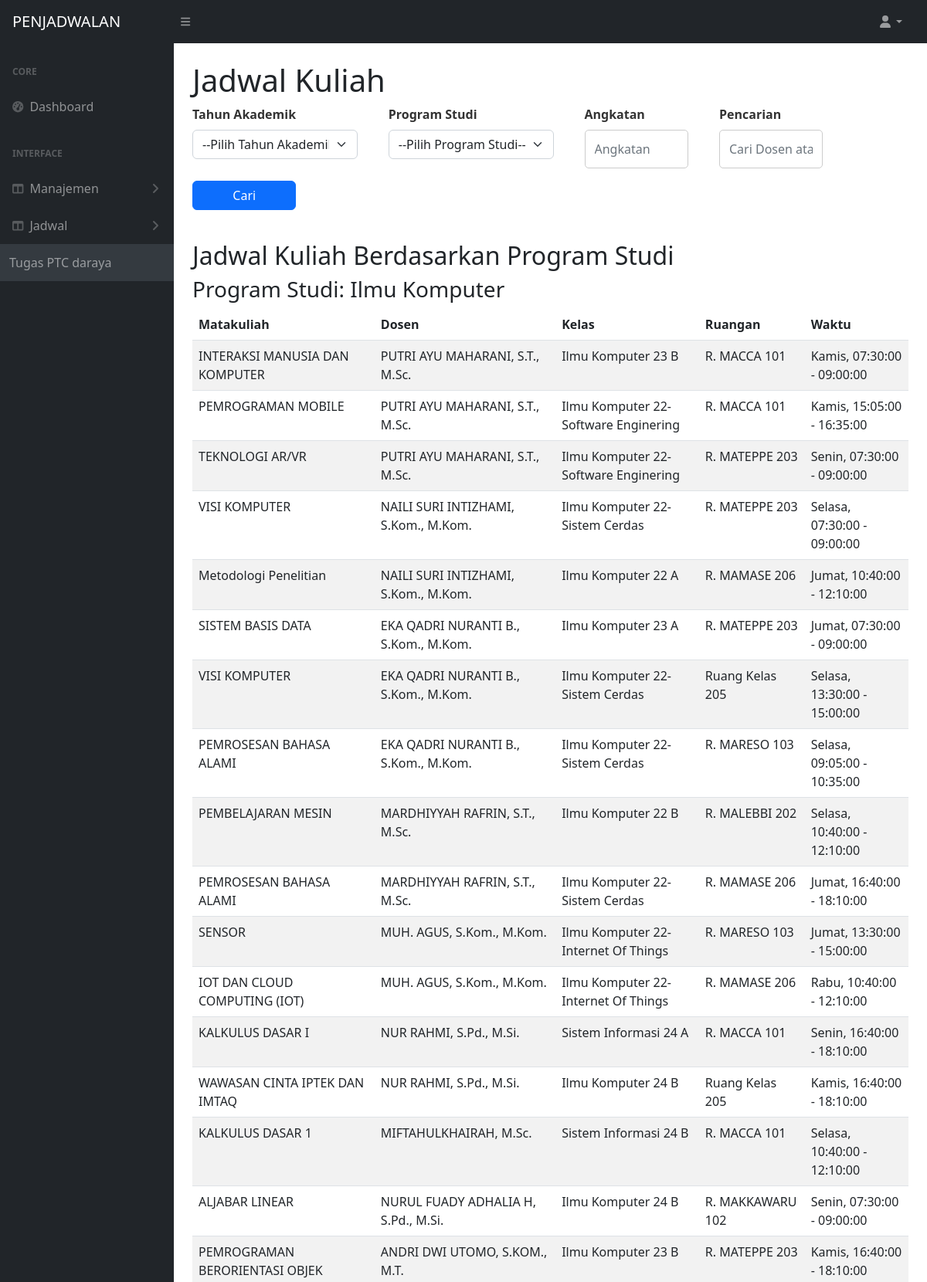
/lihat_jadwal_lama.php (upper part), run on the app's committed database.
### tables this page shows
CREATE TABLE `jadwal2` (
  `jadwal_id` int(11) NOT NULL,
  `dosen_id` int(11) NOT NULL,
  `kelas_id` int(11) NOT NULL,
  `ruangan_id` int(11) NOT NULL,
  `matkul_id` int(11) NOT NULL,
  `waktu_id` int(11) NOT NULL,
  `tahun_akademik_id` int(11) NOT NULL,
  `prodi_id` int(11) NOT NULL
);

CREATE TABLE `prodi` (
  `prodi_id` int(11) NOT NULL,
  `kode_prodi` varchar(20) NOT NULL,
  `nama_prodi` varchar(100) NOT NULL,
  `jurusan` varchar(100) NOT NULL
);

CREATE TABLE `matakuliah` (
  `matkul_id` int(11) NOT NULL,
  `nama_matkul` varchar(100) NOT NULL,
  `kode_matkul` varchar(20) NOT NULL,
  `sks` int(11) NOT NULL,
  `semester` int(11) NOT NULL,
  `prodi_id` int(11) NOT NULL
);

CREATE TABLE `dosen` (
  `dosen_id` int(11) NOT NULL,
  `nama_dosen` varchar(255) NOT NULL,
  `nip` varchar(20) NOT NULL
);

CREATE TABLE `kelas` (
  `kelas_id` int(11) NOT NULL,
  `kode_kelas` varchar(20) NOT NULL,
  `nama_kelas` varchar(100) NOT NULL,
  `prodi_id` int(11) NOT NULL,
  `jumlah_mhs` int(11) DEFAULT NULL
);

CREATE TABLE `ruangan` (
  `ruangan_id` int(11) NOT NULL,
  `kode_ruangan` varchar(20) NOT NULL,
  `nama_ruangan` varchar(100) NOT NULL,
  `kapasitas` int(11) NOT NULL,
  `lokasi` varchar(100) NOT NULL
);

CREATE TABLE `waktu` (
  `waktu_id` int(11) NOT NULL,
  `hari` varchar(20) NOT NULL,
  `jam_mulai` time NOT NULL,
  `jam_selesai` time NOT NULL
);

### lihat_jadwal_lama.php (the view, shortened to what this page needs)
<?php
$host = "localhost";
$user = "root";
$pass = "";
$db = "penjadwalan2";
$conn = new mysqli($host, $user, $pass, $db);
$search = isset($_GET['search']) ? $conn->real_escape_string($_GET['search']) : '';
$angkatan = isset($_GET['angkatan']) ? $conn->real_escape_string($_GET['angkatan']) : '';
$sql = "SELECT j.*, d.nama_dosen, m.nama_matkul, k.nama_kelas, r.nama_ruangan, ta.tahun_akademik_nama, w.hari, w.jam_mulai, w.jam_selesai, p.nama_prodi
        FROM jadwal2 j
        LEFT JOIN dosen d ON j.dosen_id = d.dosen_id
        LEFT JOIN matakuliah m ON j.matkul_id = m.matkul_id
        LEFT JOIN kelas k ON j.kelas_id = k.kelas_id
        LEFT JOIN ruangan r ON j.ruangan_id = r.ruangan_id
        LEFT JOIN tahun_akademik ta ON j.tahun_akademik_id = ta.tahun_akademik_id
        LEFT JOIN waktu w ON j.waktu_id = w.waktu_id
        LEFT JOIN prodi p ON j.prodi_id = p.prodi_id";
$result = $conn->query($sql);
$jadwal_by_prodi = [];
while ($row = $result->fetch_assoc()) {
    $jadwal_by_prodi[$row['prodi_id']][] = $row;
}
?>
<!DOCTYPE html>
<html lang="en">
<head>
    <link href="https://cdn.jsdelivr.net/npm/simple-datatables@7.1.2/dist/style.min.css" rel="stylesheet" />
    <link href="css/styles.css" rel="stylesheet" />
    <link href="css/dosen.css" rel="stylesheet" />
</head>
<body>
<nav class="sb-topnav navbar navbar-expand navbar-dark bg-dark">
            <a class="navbar-brand ps-3" href="index.html">PENJADWALAN</a>
            <button class="btn btn-link btn-sm order-1 order-lg-0 me-4 me-lg-0" id="sidebarToggle" href="#!"><i class="fas fa-bars"></i></button>
            <ul class="navbar-nav ms-auto ms-md-0 me-3 me-lg-4">
                <li class="nav-item dropdown">
                    <a class="nav-link dropdown-toggle" id="navbarDropdown" href="#" role="button" data-bs-toggle="dropdown" aria-expanded="false"><i class="fas fa-user fa-fw"></i></a>
                </li>
            </ul>
        </nav>
        <div id="layoutSidenav">
            <div id="layoutSidenav_nav">
                <nav class="sb-sidenav accordion sb-sidenav-dark" id="sidenavAccordion">
                    <div class="sb-sidenav-menu">
                        <div class="nav">
                            <div class="sb-sidenav-menu-heading">Core</div>
                            <a class="nav-link" href="index.html">
                                <div class="sb-nav-link-icon"><i class="fas fa-tachometer-alt"></i></div>
                                Dashboard
                            </a>
                            <div class="sb-sidenav-menu-heading">Interface</div>
                            <a class="nav-link collapsed" href="#" data-bs-toggle="collapse" data-bs-target="#collapseLayouts" aria-expanded="false" aria-controls="collapseLayouts">
                                <div class="sb-nav-link-icon"><i class="fas fa-columns"></i></div>
                                Manajemen
                                <div class="sb-sidenav-collapse-arrow"><i class="fas fa-angle-down"></i></div>
                            </a>
                            <a class="nav-link collapsed" href="#" data-bs-toggle="collapse" data-bs-target="#collapseJadwal" aria-expanded="false" aria-controls="collapseJadwal">
                                <div class="sb-nav-link-icon"><i class="fas fa-columns"></i></div>
                                Jadwal
                                <div class="sb-sidenav-collapse-arrow"><i class="fas fa-angle-down"></i></div>
                            </a>
                    <div class="sb-sidenav-footer">
                        Tugas PTC daraya
                    </div>
                </nav>
        </div>
        <div id="layoutSidenav_content">
            <main>
                <div class="container-fluid px-4">
                <h1 class="mt-4">Jadwal Kuliah</h1>
                    <div class="row">
                        <div class="col-md-12">
                            <form method="GET" class="form">
                                <div class="row">
                                    <div class="col-md-3 mb-3">
                                        <label for="tahun_akademik" class="form-label">Tahun Akademik</label>
                                        <select name="tahun_akademik" id="tahun_akademik" class="form-select" onchange="filterProdi()">
                                            <option value="">--Pilih Tahun Akademik--</option>
                                        </select>
                                    </div>
                                    <div class="col-md-3 mb-3">
                                        <label for="prodi_id" class="form-label">Program Studi</label>
                                        <select name="prodi_id" id="prodi_id" class="form-select">
                                            <option value="">--Pilih Program Studi--</option>
                                        </select>
                                    </div>
                                    <div class="col-md-2 mb-3">
                                        <label for="angkatan" class="form-label">Angkatan</label>
                                        <input type="text" class="form-control" id="angkatan" name="angkatan" value="<?= $angkatan ?>" placeholder="Angkatan" />
                                    </div>
                                    <div class="col-md-2 mb-3">
                                        <label for="search" class="form-label">Pencarian</label>
                                        <input type="text" class="form-control" id="search" name="search" value="<?= $search ?>" placeholder="Cari Dosen atau Matakuliah" />
                                    </div>
                                </div>
                                <div class="row">
                                    <div class="col-md-2 mb-3 d-flex align-items-end justify-content-center">
                                        <button type="submit" class="btn btn-primary w-100">Cari</button>
                                    </div>
                                </div>
                            </form>
                        </div>
                    </div>
                    <h2 class="mt-4">Jadwal Kuliah Berdasarkan Program Studi</h2>
                    <div class="row">
                        <?php foreach ($jadwal_by_prodi as $prodi_id => $jadwal_list) : ?>
                            <div class="col-md-12 mb-4">
                                <h3>Program Studi: <?= $jadwal_list[0]['nama_prodi'] ?></h3>
                                <table class="table table-striped table-hover">
                                    <thead>
                                        <tr>
                                            <th>Matakuliah</th>
                                            <th>Dosen</th>
                                            <th>Kelas</th>
                                            <th>Ruangan</th>
                                            <th>Waktu</th>
                                        </tr>
                                    </thead>
                                    <tbody>
                                        <?php foreach ($jadwal_list as $jadwal) : ?>
                                            <tr>
                                                <td><?= $jadwal['nama_matkul'] ?></td>
                                                <td><?= $jadwal['nama_dosen'] ?></td>
                                                <td><?= $jadwal['nama_kelas'] ?></td>
                                                <td><?= $jadwal['nama_ruangan'] ?></td>
                                                <td><?= $jadwal['hari'] ?>, <?= $jadwal['jam_mulai'] ?> - <?= $jadwal['jam_selesai'] ?></td>
                                            </tr>
                                        <?php endforeach; ?>
                                    </tbody>
                                </table>
                            </div>
                        <?php endforeach; ?>
                    </div>
                </div>
            </main>
        </div>
    </div>
</body>
</html>

### css/dosen.css (style rules this page uses)
.mb-3 { margin-bottom: 1rem; }
.form-label { font-weight: bold; color: #333; }
.form-control { border-radius: 5px; border: 1px solid #ccc; padding: 0.75rem; font-size: 1rem; width: 100%; box-sizing: border-box; }
.row { display: flex; flex-wrap: wrap; gap: 1rem; }

### data on the page
jadwal2: prodi.nama_prodi "Ilmu Komputer", matkul.nama_matkul "INTERAKSI MANUSIA DAN KOMPUTER", dosen.nama_dosen "PUTRI AYU MAHARANI, S.T., M.Sc.", kelas.nama_kelas "Ilmu Komputer 23 B", ruangan.nama_ruangan "R. MACCA 101", waktu.hari "Kamis", waktu.jam_mulai "07:30:00", waktu.jam_selesai "09:00:00"
jadwal2: matkul.nama_matkul "PEMROGRAMAN MOBILE", dosen.nama_dosen "PUTRI AYU MAHARANI, S.T., M.Sc.", kelas.nama_kelas "Ilmu Komputer 22-Software Enginering", ruangan.nama_ruangan "R. MACCA 101", waktu.hari "Kamis", waktu.jam_mulai "15:05:00", waktu.jam_selesai "16:35:00"
jadwal2: matkul.nama_matkul "TEKNOLOGI AR/VR", dosen.nama_dosen "PUTRI AYU MAHARANI, S.T., M.Sc.", kelas.nama_kelas "Ilmu Komputer 22-Software Enginering", ruangan.nama_ruangan "R. MATEPPE 203", waktu.hari "Senin", waktu.jam_mulai "07:30:00", waktu.jam_selesai "09:00:00"
jadwal2: matkul.nama_matkul "VISI KOMPUTER", dosen.nama_dosen "NAILI SURI INTIZHAMI, S.Kom., M.Kom.", kelas.nama_kelas "Ilmu Komputer 22-Sistem Cerdas", ruangan.nama_ruangan "R. MATEPPE 203", waktu.hari "Selasa", waktu.jam_mulai "07:30:00", waktu.jam_selesai "09:00:00"
jadwal2: matkul.nama_matkul "Metodologi Penelitian", dosen.nama_dosen "NAILI SURI INTIZHAMI, S.Kom., M.Kom.", kelas.nama_kelas "Ilmu Komputer 22 A", ruangan.nama_ruangan "R. MAMASE 206", waktu.hari "Jumat", waktu.jam_mulai "10:40:00", waktu.jam_selesai "12:10:00"
jadwal2: matkul.nama_matkul "SISTEM BASIS DATA", dosen.nama_dosen "EKA QADRI NURANTI B., S.Kom., M.Kom.", kelas.nama_kelas "Ilmu Komputer 23 A", ruangan.nama_ruangan "R. MATEPPE 203", waktu.hari "Jumat", waktu.jam_mulai "07:30:00", waktu.jam_selesai "09:00:00"
jadwal2: matkul.nama_matkul "VISI KOMPUTER", dosen.nama_dosen "EKA QADRI NURANTI B., S.Kom., M.Kom.", kelas.nama_kelas "Ilmu Komputer 22-Sistem Cerdas", ruangan.nama_ruangan "Ruang Kelas 205", waktu.hari "Selasa", waktu.jam_mulai "13:30:00", waktu.jam_selesai "15:00:00"
jadwal2: matkul.nama_matkul "PEMROSESAN BAHASA ALAMI", dosen.nama_dosen "EKA QADRI NURANTI B., S.Kom., M.Kom.", kelas.nama_kelas "Ilmu Komputer 22-Sistem Cerdas", ruangan.nama_ruangan "R. MARESO 103", waktu.hari "Selasa", waktu.jam_mulai "09:05:00", waktu.jam_selesai "10:35:00"
jadwal2: matkul.nama_matkul "PEMBELAJARAN MESIN", dosen.nama_dosen "MARDHIYYAH RAFRIN, S.T., M.Sc.", kelas.nama_kelas "Ilmu Komputer 22 B", ruangan.nama_ruangan "R. MALEBBI 202", waktu.hari "Selasa", waktu.jam_mulai "10:40:00", waktu.jam_selesai "12:10:00"
jadwal2: matkul.nama_matkul "PEMROSESAN BAHASA ALAMI", dosen.nama_dosen "MARDHIYYAH RAFRIN, S.T., M.Sc.", kelas.nama_kelas "Ilmu Komputer 22-Sistem Cerdas", ruangan.nama_ruangan "R. MAMASE 206", waktu.hari "Jumat", waktu.jam_mulai "16:40:00", waktu.jam_selesai "18:10:00"
jadwal2: matkul.nama_matkul "SENSOR", dosen.nama_dosen "MUH. AGUS, S.Kom., M.Kom.", kelas.nama_kelas "Ilmu Komputer 22-Internet Of Things", ruangan.nama_ruangan "R. MARESO 103", waktu.hari "Jumat", waktu.jam_mulai "13:30:00", waktu.jam_selesai "15:00:00"
jadwal2: matkul.nama_matkul "IOT DAN CLOUD COMPUTING (IOT)", dosen.nama_dosen "MUH. AGUS, S.Kom., M.Kom.", kelas.nama_kelas "Ilmu Komputer 22-Internet Of Things", ruangan.nama_ruangan "R. MAMASE 206", waktu.hari "Rabu", waktu.jam_mulai "10:40:00", waktu.jam_selesai "12:10:00"
jadwal2: matkul.nama_matkul "KALKULUS DASAR I", dosen.nama_dosen "NUR RAHMI, S.Pd., M.Si.", kelas.nama_kelas "Sistem Informasi 24 A", ruangan.nama_ruangan "R. MACCA 101", waktu.hari "Senin", waktu.jam_mulai "16:40:00", waktu.jam_selesai "18:10:00"
jadwal2: matkul.nama_matkul "WAWASAN CINTA IPTEK DAN IMTAQ", dosen.nama_dosen "NUR RAHMI, S.Pd., M.Si.", kelas.nama_kelas "Ilmu Komputer 24 B", ruangan.nama_ruangan "Ruang Kelas 205", waktu.hari "Kamis", waktu.jam_mulai "16:40:00", waktu.jam_selesai "18:10:00"
jadwal2: matkul.nama_matkul "KALKULUS DASAR 1", dosen.nama_dosen "MIFTAHULKHAIRAH, M.Sc.", kelas.nama_kelas "Sistem Informasi 24 B", ruangan.nama_ruangan "R. MACCA 101", waktu.hari "Selasa", waktu.jam_mulai "10:40:00", waktu.jam_selesai "12:10:00"
jadwal2: matkul.nama_matkul "ALJABAR LINEAR", dosen.nama_dosen "NURUL FUADY ADHALIA H, S.Pd., M.Si.", kelas.nama_kelas "Ilmu Komputer 24 B", ruangan.nama_ruangan "R. MAKKAWARU 102", waktu.hari "Senin", waktu.jam_mulai "07:30:00", waktu.jam_selesai "09:00:00"
jadwal2: matkul.nama_matkul "PEMROGRAMAN BERORIENTASI OBJEK", dosen.nama_dosen "ANDRI DWI UTOMO, S.KOM., M.T.", kelas.nama_kelas "Ilmu Komputer 23 B", ruangan.nama_ruangan "R. MATEPPE 203", waktu.hari "Kamis", waktu.jam_mulai "16:40:00", waktu.jam_selesai "18:10:00"
